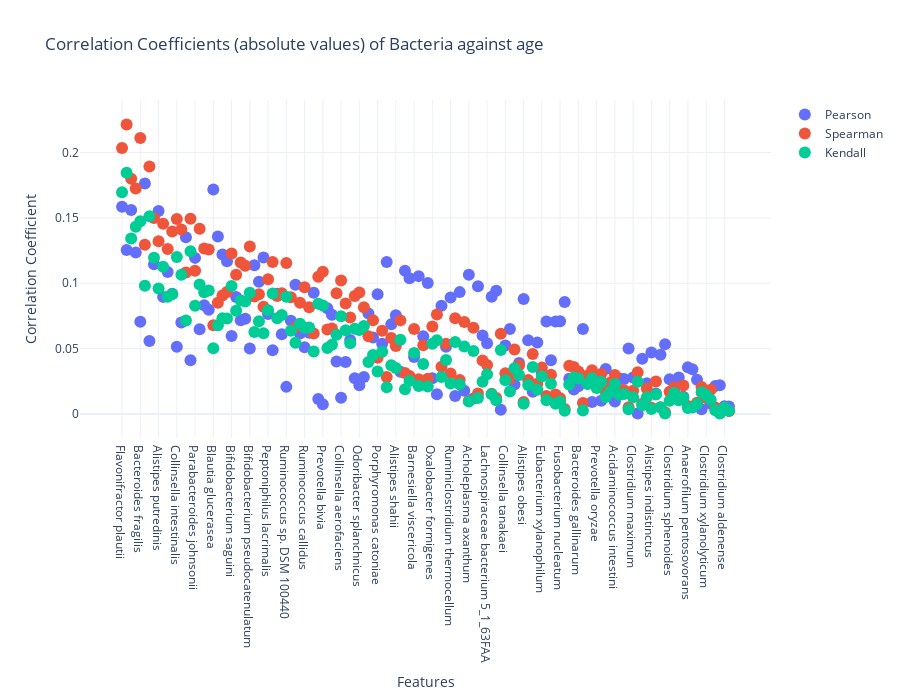

Write notebook code for a chart like this one.
### Code cell
bacteria_corr_array_age, bacteria_sorted_by_corr_age = plot_correlation_coefficients(
    bacteria,
    age,
    abs_corr=True,
    title="Correlation Coefficients (absolute values) of Bacteria against age"
)

### Figure 1 — Plotly figure (JSON) as saved in the notebook; plotly's stock layout.template omitted (floating-point values rounded to 4 significant figures; data arrays with more than 128 entries replaced by an {"elided": "..."} marker saying what was removed)
{"data": [{"marker": {"size": 12}, "mode": "markers", "name": "Pearson", "type": "scatter", "x": {"elided": "134 str values"}, "y": {"elided": "134 float values"}}, {"marker": {"size": 12}, "mode": "markers", "name": "Spearman", "type": "scatter", "x": {"elided": "134 str values"}, "y": {"elided": "134 float values"}}, {"marker": {"size": 12}, "mode": "markers", "name": "Kendall", "type": "scatter", "x": {"elided": "134 str values"}, "y": {"elided": "134 float values"}}], "layout": {"height": 700, "title": {"text": "Correlation Coefficients (absolute values) of Bacteria against age"}, "xaxis": {"title": {"text": "Features"}}, "yaxis": {"title": {"text": "Correlation Coefficient"}}}}
